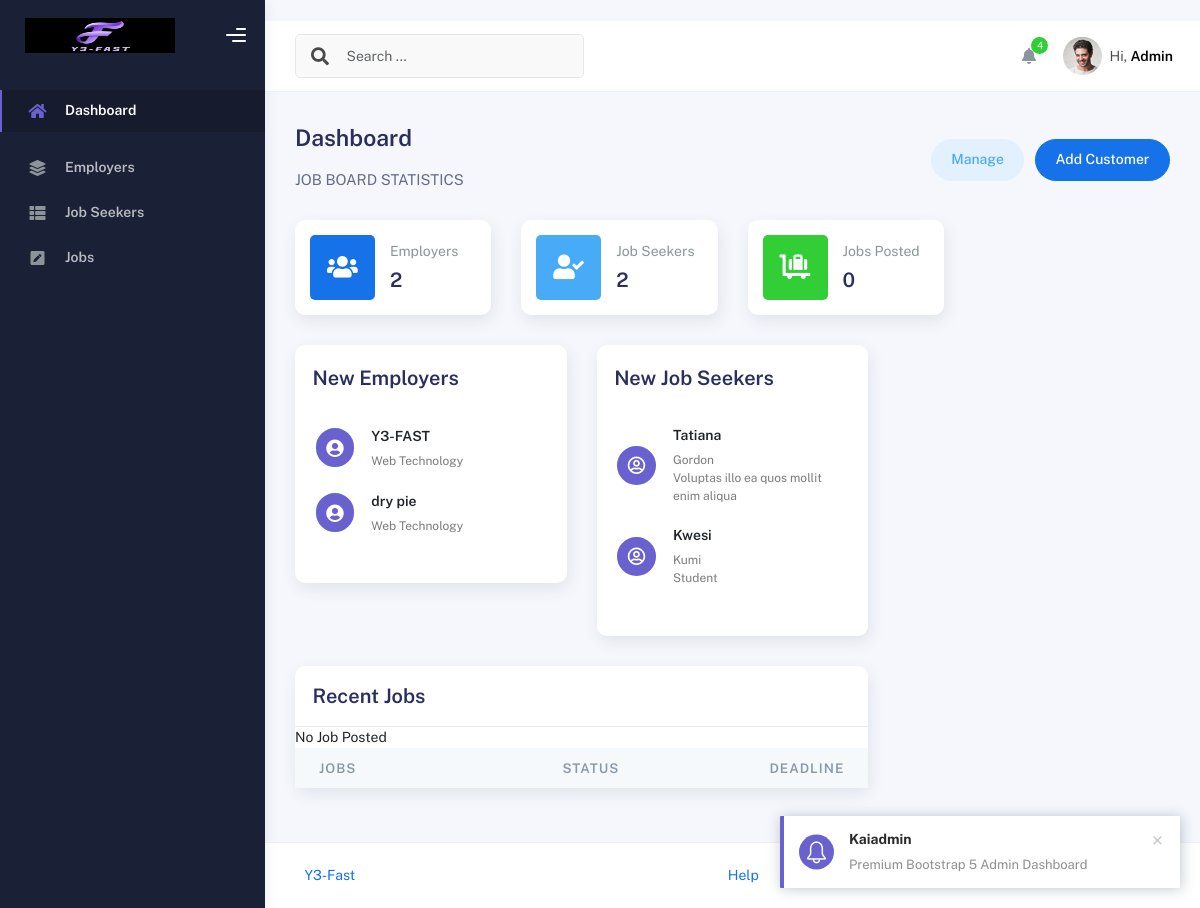
Screenshot of /admin/index.php (signed in) with the database file from the repository.
### tables this page shows
CREATE TABLE `employers`
(
    `user_id`       int(11)      NOT NULL,
    `org_name`      varchar(100) NOT NULL,
    `creation_date` date         NOT NULL,
    `industry`      varchar(50)                                        DEFAULT NULL,
    `tag_ids`       longtext DEFAULT NULL CHECK (json_valid(`tag_ids`))
);

CREATE TABLE `job_seekers`
(
    `user_id`       int(11)     NOT NULL,
    `fname`         varchar(50) NOT NULL,
    `lname`         varchar(50) NOT NULL,
    `date_of_birth` date        NOT NULL,
    `occupation`    varchar(50)  DEFAULT NULL,
    `description`   text         DEFAULT NULL,
    `cv`            varchar(255) DEFAULT NULL
);

### admin/index.php (the view, shortened to what this page needs)
<?php
  include('../settings/connection.php');
  ?>
<!DOCTYPE html>
<html lang="en">
  <head>
    <link rel="stylesheet" href="assets/css/bootstrap.min.css" />
    <link rel="stylesheet" href="assets/css/plugins.min.css" />
    <link rel="stylesheet" href="assets/css/kaiadmin.min.css" />
  </head>
  <body>
    <div class="wrapper">
      <div class="sidebar" data-background-color="dark">
        <div class="sidebar-logo">
          <div class="logo-header" data-background-color="dark">
            <a href="index.php" class="logo">
              <img
                src="assets/img/kaiadmin/logo_light.jpeg"
                alt="navbar brand"
                class="navbar-brand"
                height="35"
                width="150"
              />
            </a>
            <div class="nav-toggle">
              <button class="btn btn-toggle toggle-sidebar">
                <i class="gg-menu-right"></i>
              </button>
            </div>
          </div>
        </div>
        <div class="sidebar-wrapper scrollbar scrollbar-inner">
          <div class="sidebar-content">
            <ul class="nav nav-secondary">
              <li class="nav-item active">
                <a
                  data-bs-toggle="collapse"
                  href="#dashboard"
                  aria-expanded="false"
                >
                  <i class="fas fa-home"></i>
                  <p>Dashboard</p>
                </a>
              </li>
              <li class="nav-item">
                <a data-bs-toggle="collapse" href="#base">
                  <i class="fas fa-layer-group"></i>
                  <p>Employers</p>
                </a>
              </li>
              <li class="nav-item">
                <a data-bs-toggle="collapse" href="#sidebarLayouts">
                  <i class="fas fa-th-list"></i>
                  <p>Job Seekers</p>
                </a>
              </li>
              <li class="nav-item">
                <a data-bs-toggle="collapse" href="#forms">
                  <i class="fas fa-pen-square"></i>
                  <p>Jobs</p>
                </a>
              </li>
            </ul>
          </div>
        </div>
      </div>
      <div class="main-panel">
        <div class="main-header">
          <nav
            class="navbar navbar-header navbar-header-transparent navbar-expand-lg border-bottom"
          >
            <div class="container-fluid">
              <nav
                class="navbar navbar-header-left navbar-expand-lg navbar-form nav-search p-0 d-none d-lg-flex"
              >
                <div class="input-group">
                  <div class="input-group-prepend">
                    <button type="submit" class="btn btn-search pe-1">
                      <i class="fa fa-search search-icon"></i>
                    </button>
                  </div>
                  <input
                    type="text"
                    placeholder="Search ..."
                    class="form-control"
                  />
                </div>
              </nav>
              <ul class="navbar-nav topbar-nav ms-md-auto align-items-center">
                <li class="nav-item topbar-icon dropdown hidden-caret">
                  <a
                    class="nav-link dropdown-toggle"
                    href="#"
                    id="notifDropdown"
                    role="button"
                    data-bs-toggle="dropdown"
                    aria-haspopup="true"
                    aria-expanded="false"
                  >
                    <i class="fa fa-bell"></i>
                    <span class="notification">4</span>
                  </a>
                </li>
                <li class="nav-item topbar-user dropdown hidden-caret">
                  <a
                    class="dropdown-toggle profile-pic"
                    data-bs-toggle="dropdown"
                    href="#"
                    aria-expanded="false"
                  >
                    <div class="avatar-sm">
                      <img
                        src="assets/img/profile.jpg"
                        alt="..."
                        class="avatar-img rounded-circle"
                      />
                    </div>
                    <span class="profile-username">
                      <span class="op-7">Hi,</span>
                      <span class="fw-bold">Admin</span>
                    </span>
                  </a>
                </li>
              </ul>
            </div>
          </nav>
        </div>
        <div class="container">
          <div class="page-inner">
            <div
              class="d-flex align-items-left align-items-md-center flex-column flex-md-row pt-2 pb-4"
            >
              <div>
                <h3 class="fw-bold mb-3">Dashboard</h3>
                <h6 class="op-7 mb-2">JOB BOARD  STATISTICS</h6>
              </div>
              <div class="ms-md-auto py-2 py-md-0">
                <a href="#" class="btn btn-label-info btn-round me-2">Manage</a>
                <a href="../register.php" class="btn btn-primary btn-round">Add Customer</a>
              </div>
            </div>
            <div class="row">
              <div class="col-sm-6 col-md-3">
                <div class="card card-stats card-round">
                  <div class="card-body">
                    <div class="row align-items-center">
                      <div class="col-icon">
                        <div
                          class="icon-big text-center icon-primary bubble-shadow-small"
                        >
                          <i class="fas fa-users"></i>
                        </div>
                      </div>
                      <div class="col col-stats ms-3 ms-sm-0">
                        <div class="numbers">
                          <p class="card-category">Employers</p>
                          <h4 class="card-title">
                            <?php
                            $query = mysqli_query($conn, "SELECT * FROM employers");
                            $countemployers = mysqli_num_rows($query);
                            echo htmlentities(($countemployers));
                            ?>
                          </h4>
                        </div>
                      </div>
                    </div>
                  </div>
                </div>
              </div>
              <div class="col-sm-6 col-md-3">
                <div class="card card-stats card-round">
                  <div class="card-body">
                    <div class="row align-items-center">
                      <div class="col-icon">
                        <div
                          class="icon-big text-center icon-info bubble-shadow-small"
                        >
                          <i class="fas fa-user-check"></i>
                        </div>
                      </div>
                      <div class="col col-stats ms-3 ms-sm-0">
                        <div class="numbers">
                          <p class="card-category">Job Seekers</p>
                          <h4 class="card-title">
                            <?php
                              $query = mysqli_query($conn, "SELECT * FROM job_seekers");
                              $countjobseekers = mysqli_num_rows($query);
                              echo $countjobseekers;
                            ?>
                          </h4>
                        </div>
                      </div>
                    </div>
                  </div>
                </div>
              </div>
              <div class="col-sm-6 col-md-3">
                <div class="card card-stats card-round">
                  <div class="card-body">
                    <div class="row align-items-center">
                      <div class="col-icon">
                        <div
                          class="icon-big text-center icon-success bubble-shadow-small"
                        >
                          <i class="fas fa-luggage-cart"></i>
                        </div>
                      </div>
                      <div class="col col-stats ms-3 ms-sm-0">
                        <div class="numbers">
                          <p class="card-category">Jobs Posted</p>
                          <h4 class="card-title">
                            <?php
                            $query = mysqli_query($conn, "SELECT * FROM applications");
                            $countapplications = mysqli_num_rows($query);
                            echo $countapplications;
                            ?>
                          </h4>
                        </div>
                      </div>
                    </div>
                  </div>
                </div>
              </div>
            </div>
            <div class="row">
              <div class="col-md-4">
                <div class="card card-round">
                  <div class="card-body">
                    <div class="card-head-row card-tools-still-right">
                      <div class="card-title">New Employers</div>
                    </div>
                      <div class="card-list py-4">
                        <?php
                          $query = mysqli_query($conn, "SELECT * FROM employers LIMIT 5");
                          $rowcount = mysqli_num_rows($query);
                          if ($rowcount == 0){
                            ?>
                            <div class="item-list">
                              <div class="info-user ms-3">
                                <div class="username"><?php echo ("No Employer Found")?></div>
                              </div>
                            </div>
                            <?php
                          } else { ?>
                            <?php while($row = mysqli_fetch_array($query)){
                            ?>
                              <div class="item-list">
                                <div class="avatar">
                                  <span
                                    class="avatar-title rounded-circle border border-white"
                                  > <i class="fas fa-user-circle"> </i></span>
                                </div>
                                <div class="info-user ms-3">
                                  <div class="username"><?php echo htmlentities($row['org_name'])?></div>
                                  <div class="status"><?php echo htmlentities($row['industry'])?></div>
                                </div>
                              </div>
                              <?php
                          }
                        }?>
                      </div>
                  </div>
                </div>
              </div>
              <div class="col-md-4">
                <div class="card card-round">
                  <div class="card-body">
                    <div class="card-head-row card-tools-still-right">
                      <div class="card-title">New Job Seekers</div>
                    </div>
                      <div class="card-list py-4">
                        <?php
                          $query = mysqli_query($conn, "SELECT * FROM job_seekers LIMIT 5");
                          $rowcount = mysqli_num_rows($query);
                          if ($rowcount == 0){
                            ?>
                            <div class="item-list">
                              <div class="info-user ms-3">
                                <div class="username"><?php echo ("No Job Seeker Found")?></div>
                              </div>
                            </div>
                            <?php
                          } else { ?>
                            <?php while($row = mysqli_fetch_array($query)){
                            ?>
                              <div class="item-list">
                                <div class="avatar">
                                  <span
                                    class="avatar-title rounded-circle border border-white"
                                  > <i class="far fa-user-circle"> </i></span>
                                </div>
                                <div class="info-user ms-3">
                                  <div class="username"><?php echo htmlentities($row['fname'])?></div>
                                  <div class="status"><?php echo htmlentities($row['lname'])?></div>
                                  <div class="status"><?php echo htmlentities($row['occupation'])?></div>
                                </div>
                              </div>
                              <?php
                          }
                        }?>
                      </div>
                  </div>
                </div>
              </div>
              <div class="col-md-8">
                <div class="card card-round">
                  <div class="card-header">
                    <div class="card-head-row card-tools-still-right">
                      <div class="card-title">Recent Jobs</div>
                    </div>
                  </div>
                  <div class="card-body p-0">
                    <div class="table-responsive">
                      <table class="table align-items-center mb-0">
                        <thead class="thead-light">
                          <tr>
                            <th scope="col">JOBS</th>
                            <th scope="col" class="text-end">Status</th>
                            <th scope="col" class="text-end">Deadline</th>
                          </tr>
                        </thead>
                      </table>
                    </div>
                  </div>
                </div>
              </div>
            </div>
          </div>
        </div>
        <footer class="footer">
          <div class="container-fluid d-flex justify-content-between">
            <nav class="pull-left">
              <ul class="nav">
                <li class="nav-item">
                  <a class="nav-link" href="">
                    Y3-Fast
                  </a>
                </li>
              </ul>
            </nav>
            <div>
              <a href="#"> Help </a>
            </div>
            <div>
              <a href="">Licenses</a>
            </div>
          </div>
        </footer>
      </div>
    </div>
  </body>
</html>

### rows the page displays
employers: org_name "Y3-FAST", industry "Web Technology"
employers: org_name "dry pie", industry "Web Technology"
job_seekers: fname "Tatiana", lname "Gordon", occupation "Voluptas illo ea quos mollit enim aliqua"
job_seekers: fname "Kwesi", lname "Kumi", occupation "Student"

### other values shown
$countemployers "2"
$countjobseekers "2"
$countapplications "0"
